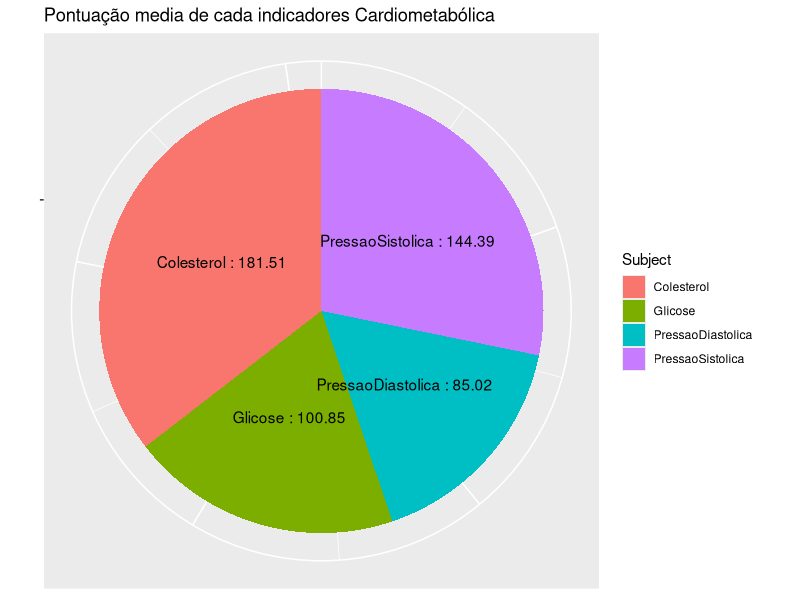
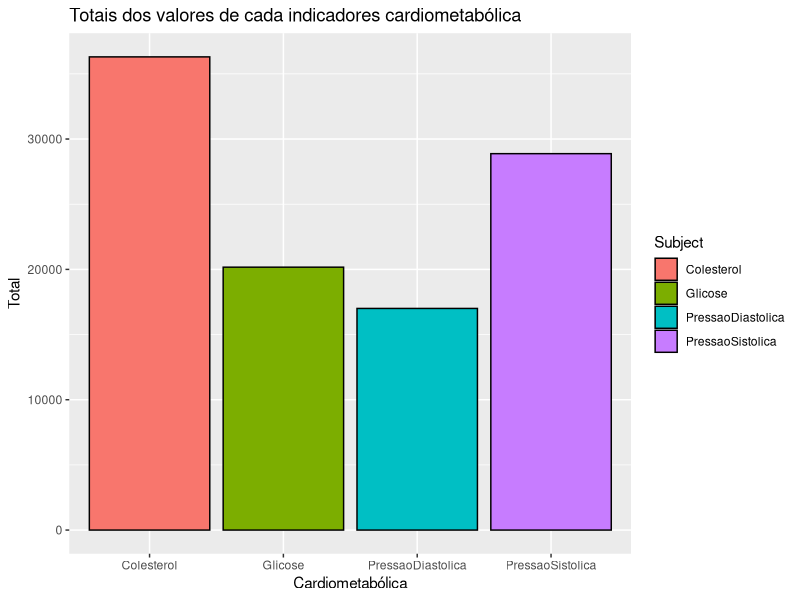
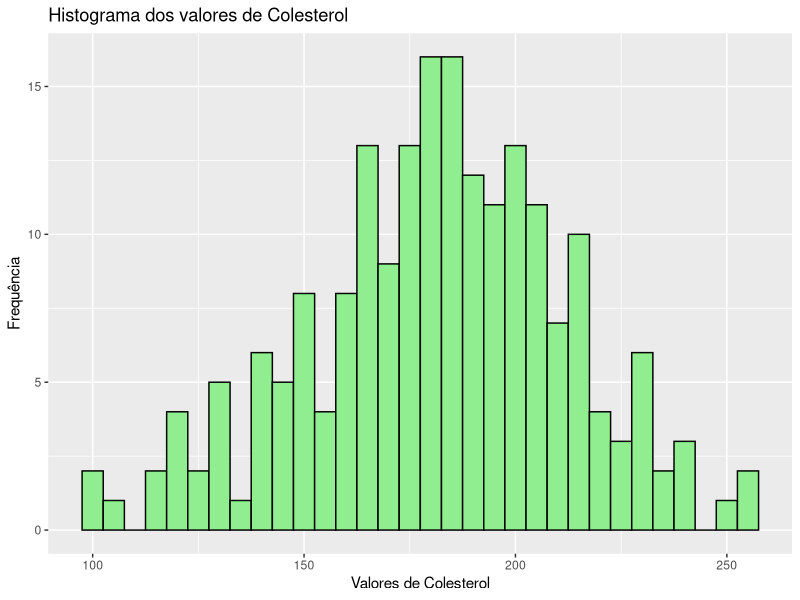
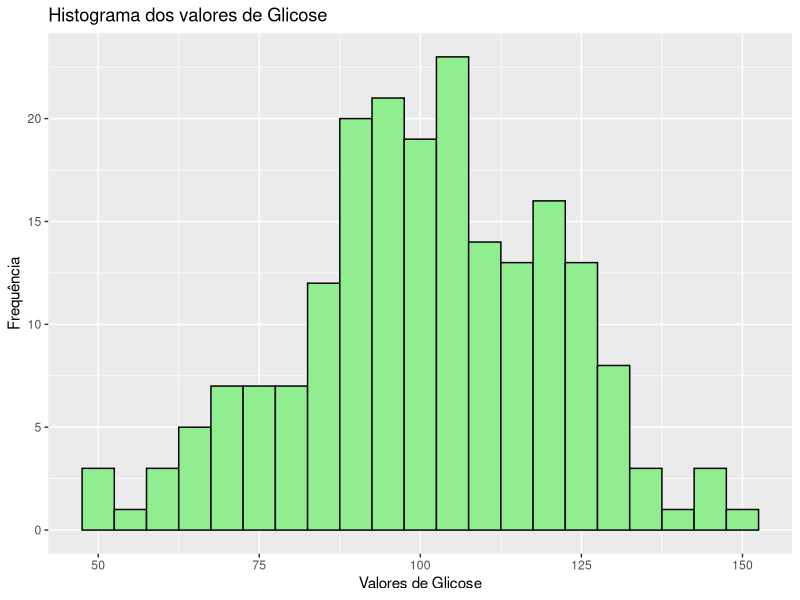
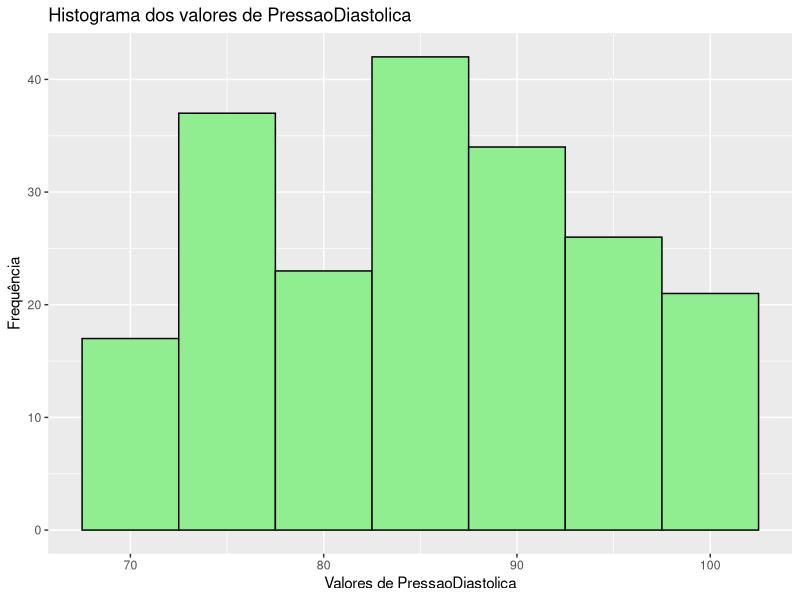
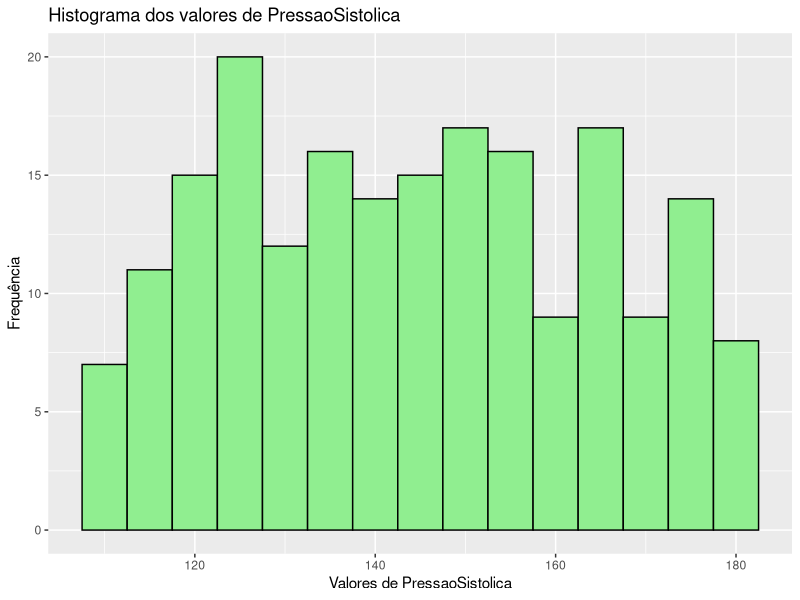
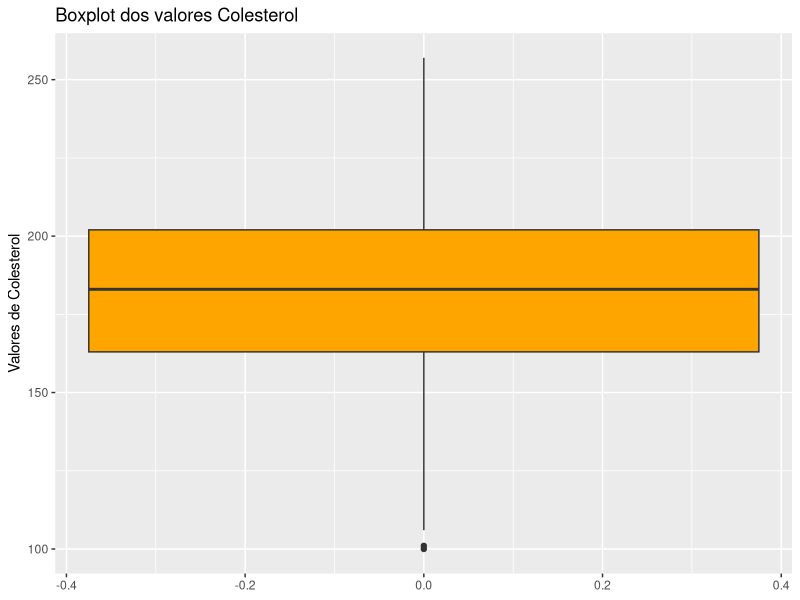
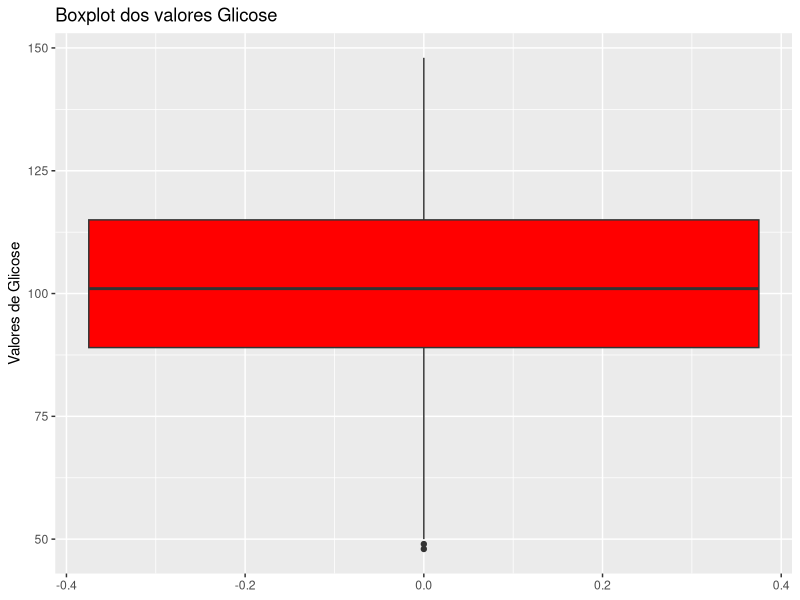

These figures' R source, in order:
## ---- chunk 1
knitr::opts_chunk$set(echo = TRUE)
## ---- chunk 2
library(ggplot2)


data_patient <- read.csv("patient_data.csv")
## ---- chunk 3
colnames(data_patient)

# CREATE DATASET SOMENTE PARA ANALISE 

df <- data_patient[,c("Colesterol","PressaoSistolica","PressaoDiastolica","Glicose")]
## ---- chunk 4
# Calcular a media dos scores 
avg_scores <- round(colMeans(df), digits = 2)
avg_scores_df <- data.frame(Subject = names(avg_scores), Average_Score=avg_scores)

# Crair o grafico de pizza
pie_chart <- ggplot(avg_scores_df, aes(x = "", y= Average_Score, fill= Subject)) + 
  geom_bar(stat="identity") + 
  coord_polar("y", start = 0 ) +
  labs(title =  "Pontuação media de cada indicadores Cardiometabólica") + 
  geom_text(aes(label= paste(Subject, ":",Average_Score)), position= position_stack(vjust = 0.5)) +
  theme(axis.text = element_blank(), axis.title = element_blank())
#Print
print(pie_chart)
## ---- chunk 5
total_scores <- colSums(df)
totla_score_df <- data.frame(Subject = names(total_scores), Total_Score = total_scores)
bar_plot <- ggplot(totla_score_df, aes(x= Subject, y= Total_Score, fill = Subject))+
  geom_bar(stat= "identity", color = "black")+
  labs(title = "Totais dos valores de cada indicadores cardiometabólica", x="Cardiometabólica", y="Total")
print(bar_plot)
## ---- chunk 6
histogram_colesterol <- ggplot(df, aes(x = Colesterol)) +
  geom_histogram(binwidth = 5, fill = "lightgreen", color = "black") +
  labs(title = "Histograma dos valores de Colesterol", x = "Valores de Colesterol", y = "Frequência")
print(histogram_colesterol)
## ---- chunk 7
histogram_glicose <- ggplot(df, aes(x = Glicose)) +
  geom_histogram(binwidth = 5, fill = "lightgreen", color = "black") +
  labs(title = "Histograma dos valores de Glicose", x = "Valores de Glicose", y = "Frequência")
print(histogram_glicose)
## ---- chunk 8
histogram_PressaoDiastolica <- ggplot(df, aes(x = PressaoDiastolica)) +
  geom_histogram(binwidth = 5, fill = "lightgreen", color = "black") +
  labs(title = "Histograma dos valores de PressaoDiastolica", x = "Valores de PressaoDiastolica", y = "Frequência")
print(histogram_PressaoDiastolica)
## ---- chunk 9
histogram_PressaoSistolica <- ggplot(df, aes(x = PressaoSistolica)) +
  geom_histogram(binwidth = 5, fill = "lightgreen", color = "black") +
  labs(title = "Histograma dos valores de PressaoSistolica", x = "Valores de PressaoSistolica", y = "Frequência")
print(histogram_PressaoSistolica)
## ---- chunk 10
boxplot_Colesterol <- ggplot(df, aes(y = Colesterol)) +
  geom_boxplot(fill = "orange") +
  labs(title = "Boxplot dos valores Colesterol", y = "Valores de Colesterol")
print(boxplot_Colesterol)
## ---- chunk 11
boxplot_Glicose <- ggplot(df, aes(y = Glicose)) +
  geom_boxplot(fill = "red") +
  labs(title = "Boxplot dos valores Glicose", y = "Valores de Glicose")
print(boxplot_Glicose)
## ---- chunk 12
boxplot_PressaoDiastolica <- ggplot(df, aes(y = PressaoDiastolica)) +
  geom_boxplot(fill = "blue") +
  labs(title = "Boxplot dos valores PressaoDiastolica", y = "Valores de PressaoDiastolica")
print(boxplot_PressaoDiastolica)
## ---- chunk 13
boxplot_PressaoSistolica <- ggplot(df, aes(y = PressaoSistolica)) +
  geom_boxplot(fill = "green") +
  labs(title = "Boxplot dos valores PressaoSistolica", y = "Valores de PressaoSistolica")
print(boxplot_PressaoSistolica)
## ---- chunk 14
boxplot_country_colesterol <- ggplot(data_patient, aes(x = Sexo, y = Colesterol, fill = Sexo)) +
  geom_boxplot() +
  labs(title = "Boxplots dos Valores de Colesterol Categorizadas por sexo", x = "Sexo", y = "Valores do Colesterol")
print(boxplot_country_colesterol)
## ---- chunk 15
boxplot_country_glicose <- ggplot(data_patient, aes(x = Sexo, y = Glicose, fill = Sexo)) +
  geom_boxplot() +
  labs(title = "Boxplots dos Valores de Glicose Categorizadas por sexo", x = "Sexo", y = "Valores do Glicose")
print(boxplot_country_glicose)
## ---- chunk 16
boxplot_country_pressaoDiastolica <- ggplot(data_patient, aes(x = Sexo, y = PressaoDiastolica, fill = Sexo)) +
  geom_boxplot() +
  labs(title = "Boxplots dos Valores de PressaoDiastolica Categorizadas por sexo", x = "Sexo", y = "Valores do PressaoDiastolica")
print(boxplot_country_pressaoDiastolica)
## ---- chunk 17
boxplot_country_pressaoSistolica <- ggplot(data_patient, aes(x = Sexo, y = PressaoSistolica, fill = Sexo)) +
  geom_boxplot() +
  labs(title = "Boxplots dos Valores de PressaoSistolica Categorizadas por sexo", x = "Sexo", y = "Valores do PressaoSistolica")
print(boxplot_country_pressaoSistolica)
## ---- chunk 18
violinplot_colesterol <- ggplot(data_patient, aes(x = "", y = Colesterol, fill = "lightcoral")) +
  geom_violin() +
  labs(title = "Violin Plot dos valores de Colesterol", x = NULL, y = "Valores de Colesterol")
print(violinplot_colesterol)
## ---- chunk 19
violinplot_colesterol <- ggplot(data_patient, aes(x = "", y = Glicose, fill = "lightcoral")) +
  geom_violin() +
  labs(title = "Violin Plot dos valores de Glicose", x = NULL, y = "Valores de Glicose")
print(violinplot_colesterol)
## ---- chunk 20
violinplot_colesterol <- ggplot(data_patient, aes(x = "", y = PressaoDiastolica, fill = "lightcoral")) +
  geom_violin() +
  labs(title = "Violin Plot dos valores de PressaoDiastolica", x = NULL, y = "Valores de PressaoDiastolica")
print(violinplot_colesterol)
## ---- chunk 21
violinplot_colesterol <- ggplot(data_patient, aes(x = "", y = PressaoSistolica, fill = "lightcoral")) +
  geom_violin() +
  labs(title = "Violin Plot dos valores de PressaoSistolica", x = NULL, y = "Valores de PressaoSistolica")
print(violinplot_colesterol)
## ---- chunk 22
library(tidyr)
# Reshape the data into longer format
data_long <- pivot_longer(data_patient, cols = colnames(df) , names_to = "Subject", values_to = "Score")

# Create the violin plot
violin_plot <- ggplot(data_long, aes(x = Subject, y = Score, fill = Subject)) +
  geom_violin() +
  labs(title = "Violin Plot of Scores by Cardiometabolic", x = "Cardiometabolic", y = "Score") +
  scale_fill_manual(values = c("red", "blue", "green","yellow"))  # Custom fill colors for violin plots

# Print the violin plot
print(violin_plot)
## ---- chunk 23
descriptive_stats_sexo <- aggregate(cbind(Colesterol,Glicose,PressaoDiastolica,PressaoSistolica) ~ Sexo, data = data_patient, FUN = function(x) c(Média = mean(x), Mediana = median(x), SD = sd(x), Mínimo = min(x), Máximo = max(x)))
print(descriptive_stats_sexo)

## ---- chunk 24
descriptive_stats_age <- aggregate(cbind(Colesterol,Glicose,PressaoDiastolica,PressaoSistolica) ~ Idade, data = data_patient, FUN = function(x) c(Média = mean(x), Mediana = median(x), SD = sd(x), Mínimo = min(x), Máximo = max(x)))
print(descriptive_stats_age)

